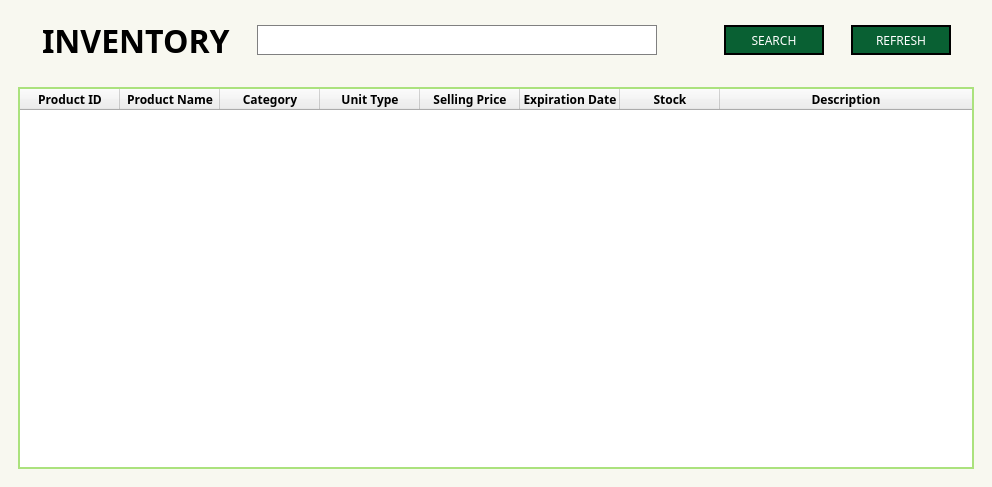
<?xml version="1.0" encoding="UTF-8"?>
<ui version="4.0">
 <class>MainWindow</class>
 <widget class="QMainWindow" name="MainWindow">
  <property name="geometry">
   <rect>
    <x>0</x>
    <y>0</y>
    <width>950</width>
    <height>487</height>
   </rect>
  </property>
  <property name="windowTitle">
   <string>MainWindow</string>
  </property>
  <widget class="QWidget" name="centralwidget">
   <property name="styleSheet">
    <string notr="true">.QWidget{
background-color: #F8F8F0;
}

.QPushButton{
background-color: #096033;
border: 2px solid;
color: white
}
#search_LE{
border : 1px solid gray;
color: black
}
#Product_Table{
border : 2px solid #ABE27D;
}</string>
   </property>
   <layout class="QHBoxLayout" name="horizontalLayout">
    <property name="spacing">
     <number>0</number>
    </property>
    <property name="leftMargin">
     <number>0</number>
    </property>
    <property name="topMargin">
     <number>0</number>
    </property>
    <property name="rightMargin">
     <number>0</number>
    </property>
    <property name="bottomMargin">
     <number>0</number>
    </property>
    <item>
     <widget class="QWidget" name="widget" native="true">
      <layout class="QVBoxLayout" name="verticalLayout">
       <item>
        <widget class="QWidget" name="widget_2" native="true">
         <layout class="QHBoxLayout" name="horizontalLayout_3">
          <property name="leftMargin">
           <number>12</number>
          </property>
          <item>
           <widget class="QLabel" name="label">
            <property name="sizePolicy">
             <sizepolicy hsizetype="Fixed" vsizetype="Fixed">
              <horstretch>0</horstretch>
              <verstretch>0</verstretch>
             </sizepolicy>
            </property>
            <property name="font">
             <font>
              <family>DM Sans</family>
              <pointsize>24</pointsize>
              <bold>true</bold>
             </font>
            </property>
            <property name="text">
             <string>INVENTORY</string>
            </property>
           </widget>
          </item>
          <item>
           <widget class="QLineEdit" name="search_LE">
            <property name="sizePolicy">
             <sizepolicy hsizetype="Fixed" vsizetype="Fixed">
              <horstretch>0</horstretch>
              <verstretch>0</verstretch>
             </sizepolicy>
            </property>
            <property name="minimumSize">
             <size>
              <width>400</width>
              <height>30</height>
             </size>
            </property>
           </widget>
          </item>
          <item>
           <spacer name="horizontalSpacer_4">
            <property name="orientation">
             <enum>Qt::Horizontal</enum>
            </property>
            <property name="sizeType">
             <enum>QSizePolicy::Fixed</enum>
            </property>
            <property name="sizeHint" stdset="0">
             <size>
              <width>40</width>
              <height>20</height>
             </size>
            </property>
           </spacer>
          </item>
          <item>
           <widget class="QPushButton" name="Search_btn">
            <property name="sizePolicy">
             <sizepolicy hsizetype="Fixed" vsizetype="Fixed">
              <horstretch>0</horstretch>
              <verstretch>0</verstretch>
             </sizepolicy>
            </property>
            <property name="minimumSize">
             <size>
              <width>100</width>
              <height>30</height>
             </size>
            </property>
            <property name="font">
             <font>
              <family>DM Sans</family>
             </font>
            </property>
            <property name="text">
             <string>SEARCH</string>
            </property>
           </widget>
          </item>
          <item>
           <widget class="QPushButton" name="Refresh_btn">
            <property name="sizePolicy">
             <sizepolicy hsizetype="Fixed" vsizetype="Fixed">
              <horstretch>0</horstretch>
              <verstretch>0</verstretch>
             </sizepolicy>
            </property>
            <property name="minimumSize">
             <size>
              <width>100</width>
              <height>30</height>
             </size>
            </property>
            <property name="font">
             <font>
              <family>DM Sans</family>
             </font>
            </property>
            <property name="text">
             <string>REFRESH</string>
            </property>
           </widget>
          </item>
         </layout>
        </widget>
       </item>
       <item>
        <widget class="QWidget" name="widget_4" native="true">
         <layout class="QHBoxLayout" name="horizontalLayout_4">
          <item>
           <widget class="QTableWidget" name="Product_Table">
            <property name="enabled">
             <bool>true</bool>
            </property>
            <property name="sizePolicy">
             <sizepolicy hsizetype="MinimumExpanding" vsizetype="MinimumExpanding">
              <horstretch>0</horstretch>
              <verstretch>0</verstretch>
             </sizepolicy>
            </property>
            <property name="font">
             <font>
              <family>DM Sans 14pt ExtraBold</family>
              <bold>false</bold>
             </font>
            </property>
            <property name="frameShadow">
             <enum>QFrame::Plain</enum>
            </property>
            <property name="lineWidth">
             <number>0</number>
            </property>
            <property name="sizeAdjustPolicy">
             <enum>QAbstractScrollArea::AdjustToContents</enum>
            </property>
            <property name="editTriggers">
             <set>QAbstractItemView::NoEditTriggers</set>
            </property>
            <property name="alternatingRowColors">
             <bool>true</bool>
            </property>
            <property name="showGrid">
             <bool>true</bool>
            </property>
            <property name="gridStyle">
             <enum>Qt::SolidLine</enum>
            </property>
            <property name="sortingEnabled">
             <bool>true</bool>
            </property>
            <attribute name="horizontalHeaderVisible">
             <bool>true</bool>
            </attribute>
            <attribute name="horizontalHeaderCascadingSectionResizes">
             <bool>true</bool>
            </attribute>
            <attribute name="horizontalHeaderMinimumSectionSize">
             <number>32</number>
            </attribute>
            <attribute name="horizontalHeaderHighlightSections">
             <bool>true</bool>
            </attribute>
            <attribute name="horizontalHeaderStretchLastSection">
             <bool>true</bool>
            </attribute>
            <attribute name="verticalHeaderVisible">
             <bool>false</bool>
            </attribute>
            <attribute name="verticalHeaderMinimumSectionSize">
             <number>24</number>
            </attribute>
            <attribute name="verticalHeaderStretchLastSection">
             <bool>false</bool>
            </attribute>
            <column>
             <property name="text">
              <string>Product ID</string>
             </property>
             <property name="font">
              <font>
               <family>DM Sans</family>
               <bold>true</bold>
              </font>
             </property>
             <property name="background">
              <color>
               <red>42</red>
               <green>114</green>
               <blue>222</blue>
              </color>
             </property>
            </column>
            <column>
             <property name="text">
              <string>Product Name</string>
             </property>
             <property name="font">
              <font>
               <family>DM Sans</family>
               <bold>true</bold>
              </font>
             </property>
            </column>
            <column>
             <property name="text">
              <string>Category</string>
             </property>
             <property name="font">
              <font>
               <family>DM Sans</family>
               <bold>true</bold>
              </font>
             </property>
            </column>
            <column>
             <property name="text">
              <string>Unit Type</string>
             </property>
             <property name="font">
              <font>
               <family>DM Sans</family>
               <bold>true</bold>
              </font>
             </property>
            </column>
            <column>
             <property name="text">
              <string>Selling Price</string>
             </property>
             <property name="font">
              <font>
               <family>DM Sans</family>
               <bold>true</bold>
              </font>
             </property>
            </column>
            <column>
             <property name="text">
              <string>Expiration Date</string>
             </property>
             <property name="font">
              <font>
               <family>DM Sans</family>
               <bold>true</bold>
              </font>
             </property>
            </column>
            <column>
             <property name="text">
              <string>Stock</string>
             </property>
             <property name="font">
              <font>
               <family>DM Sans</family>
               <bold>true</bold>
              </font>
             </property>
            </column>
            <column>
             <property name="text">
              <string>Description</string>
             </property>
             <property name="font">
              <font>
               <family>DM Sans</family>
               <bold>true</bold>
              </font>
             </property>
            </column>
           </widget>
          </item>
         </layout>
        </widget>
       </item>
      </layout>
     </widget>
    </item>
   </layout>
  </widget>
 </widget>
 <resources/>
 <connections/>
</ui>
